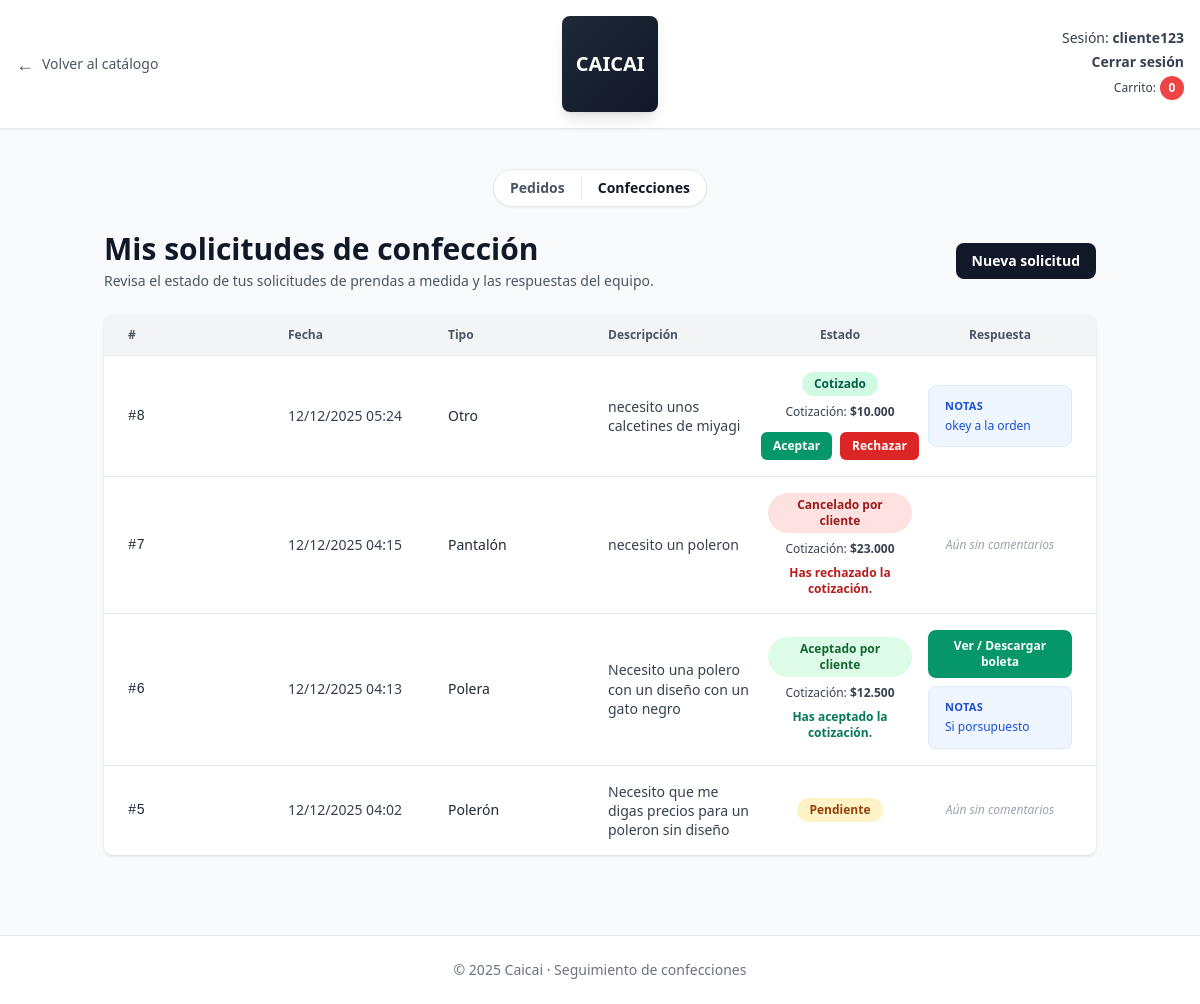
The app's page /mis-solicitudes-confeccion/ (signed in) with its own data.
### core/models.py (models this page shows, shortened)
class Cliente(AbstractUser):
    direccion = models.CharField(max_length=255, blank=True, null=True)
    telefono = models.CharField(max_length=20, blank=True, null=True)
    bloqueado = models.BooleanField(default=False)

class SolicitudConfeccion(models.Model):
    TIPO_PRENDA_CHOICES = [
        ('poleron', 'Polerón'),
        ('polera', 'Polera'),
        ('pantalon', 'Pantalón'),
        ('otro', 'Otro'),
    ]
    ESTADO_CHOICES = [
        ('pendiente', 'Pendiente'),
        ('revisado', 'Revisado'),
        ('cotizado', 'Cotizado'),
        ('rechazado', 'Rechazado'),
        ('aceptado', 'Aceptado por cliente'),
        ('cancelado', 'Cancelado por cliente'),
    ]
    cliente = models.ForeignKey(
        'Cliente',
        on_delete=models.SET_NULL,
        null=True,
        blank=True,
        related_name='solicitudes_confeccion'
    )
    nombre = models.CharField(max_length=150)
    correo = models.EmailField()
    telefono = models.CharField(max_length=20)
    tipo_prenda = models.CharField(max_length=20, choices=TIPO_PRENDA_CHOICES)
    descripcion_diseno = models.TextField()
    fecha_creacion = models.DateTimeField(auto_now_add=True)
    estado = models.CharField(max_length=20, choices=ESTADO_CHOICES, default='pendiente')
    respuesta = models.TextField(blank=True, null=True)
    observaciones_admin = models.TextField(blank=True, null=True, default='')
    cotizacion_monto = models.DecimalField(max_digits=10, decimal_places=2, null=True, blank=True)
    cotizacion_aceptada = models.BooleanField(null=True, blank=True, default=None)
    class Meta:
        ordering = ['-fecha_creacion']

### core/views.py (the view)
# urls.py: path('mis-solicitudes-confeccion/', views.mis_solicitudes_confeccion, name='mis_solicitudes_confeccion'),
@login_required
def mis_solicitudes_confeccion(request):
    solicitudes = SolicitudConfeccion.objects.filter(
        Q(cliente=request.user) |
        Q(cliente__isnull=True, correo=request.user.email)
    ).order_by('-fecha_creacion')
    for s in solicitudes:
        s.boleta_url = _boleta_confeccion(s)
    return render(request, 'core/mis_solicitudes_confeccion.html', {
        'solicitudes': solicitudes,
        'cart_count': _cart_count(request),
    })

### core/templatetags/dict_extras.py (called while the page is built)
@register.filter
def precio_clp(value):
    if value in (None, ''):
        return '$0'
    try:
        dec = Decimal(str(value))
    except (InvalidOperation, TypeError, ValueError):
        return '$0'
    dec = dec.quantize(Decimal('1'))
    num = int(dec)
    formatted = f'{num:,}'.replace(',', '.')
    return f'${formatted}'

### core/views.py (called while the page is built)
def _cart_count(request):
    carrito = request.session.get('carrito', {})
    return sum(int(q) for q in carrito.values())

def _boleta_path(tipo: str, obj_id: int) -> Path:
    base = Path(settings.MEDIA_ROOT) / "boletas"
    base.mkdir(parents=True, exist_ok=True)
    return base / f"{tipo}_{obj_id}.pdf"

def _boleta_url(tipo: str, obj_id: int) -> str:
    return f"{settings.MEDIA_URL.rstrip('/')}/boletas/{tipo}_{obj_id}.pdf"

def _boleta_confeccion(solicitud):
    if solicitud.cotizacion_aceptada is not True:
        return None
    pdf_path = _boleta_path("confeccion", solicitud.id)
    if not pdf_path.exists():
        lines = [
            f"Cliente: {solicitud.nombre}",
            f"Correo: {solicitud.correo}",
            f"Teléfono: {solicitud.telefono}",
            f"Fecha: {solicitud.fecha_creacion:%d/%m/%Y %H:%M}",
            f"Prenda: {solicitud.get_tipo_prenda_display()}",
            f"Estado: {solicitud.get_estado_display()}",
        ]
        if solicitud.cotizacion_monto:
            lines.append(f"Cotización: {solicitud.cotizacion_monto}")
        _render_boleta_pdf(f"Boleta Confección #{solicitud.id}", lines, pdf_path)
    return _boleta_url("confeccion", solicitud.id)

### core/templates/core/mis_solicitudes_confeccion.html (shortened to what this page needs)
{% load static %}
{% load dict_extras %}
<!DOCTYPE html>
<html lang="es">
<head>
  <script src="https://cdn.tailwindcss.com"></script>
</head>
<body class="bg-gray-50 text-gray-900">
  <header class="bg-white border-b shadow-sm">
    <div class="max-w-7xl mx-auto px-4 py-4 flex flex-col gap-3">
      <div class="flex items-center justify-between gap-4">
        <button
          onclick="window.location.href='{% url 'catalogo' %}'"
          class="flex items-center gap-2 text-gray-600 hover:text-gray-900 text-sm"
        >
          <span class="text-lg">&#8592;</span>
          <span class="font-medium">Volver al cat&aacute;logo</span>
        </button>
        <div class="w-24 h-24 bg-gradient-to-br from-gray-800 to-gray-900 rounded-lg flex items-center justify-center shadow-lg">
          <span class="text-white font-bold text-xl">CAICAI</span>
        </div>
        <div class="text-right text-xs sm:text-sm text-gray-700 space-y-1">
          <p>Sesi&oacute;n: <strong>{{ user.username }}</strong></p>
          <p>
            <a href="{% url 'logout_unificado' %}" class="hover:text-gray-900 font-semibold">Cerrar sesi&oacute;n</a>
          </p>
          <p class="mt-2 flex justify-end items-center gap-1 text-xs">
            <span class="font-medium">Carrito:</span>
            <span class="inline-flex items-center justify-center w-6 h-6 rounded-full bg-red-500 text-white text-xs font-bold">
              {{ cart_count|default:0 }}
            </span>
          </p>
        </div>
      </div>
    </div>
  </header>
  <main class="py-10">
    <div class="max-w-5xl mx-auto px-4">
      <div class="flex justify-center mb-6">
        <div class="inline-flex items-center overflow-hidden rounded-full bg-white border border-gray-200 shadow-sm text-sm font-semibold">
          <a href="{% url 'mis_pedidos' %}" class="px-4 py-2 text-gray-600 hover:bg-gray-100">Pedidos</a>
          <a href="#confecciones" class="px-4 py-2 text-gray-900 hover:bg-gray-100">Confecciones</a>
        </div>
      </div>
      <section id="confecciones" class="scroll-mt-24">
      <div class="mb-6 flex flex-col sm:flex-row sm:items-center sm:justify-between gap-3">
        <div>
          <h1 class="text-2xl sm:text-3xl font-bold mb-1">Mis solicitudes de confecci&oacute;n</h1>
          <p class="text-sm text-gray-600">
            Revisa el estado de tus solicitudes de prendas a medida y las respuestas del equipo.
          </p>
        </div>
        <button
          onclick="window.location.href='{% url 'solicitud_confeccion' %}'"
          class="inline-flex items-center justify-center px-4 py-2 rounded-lg bg-gray-900 text-white text-sm font-semibold hover:bg-gray-800"
        >
          Nueva solicitud
        </button>
      </div>
      {% if solicitudes %}
        <div class="bg-white rounded-lg shadow overflow-hidden">
          <div class="hidden md:grid md:grid-cols-6 gap-4 px-6 py-3 bg-gray-100 text-xs font-semibold text-gray-600 border-b">
            <div>#</div>
            <div>Fecha</div>
            <div>Tipo</div>
            <div>Descripción</div>
            <div class="text-center">Estado</div>
            <div class="text-center">Respuesta</div>
          </div>
          {% for solicitud in solicitudes %}
            <div class="border-b last:border-b-0">
              <div class="hidden md:grid md:grid-cols-6 gap-4 px-6 py-4 items-center text-sm">
                <div class="font-mono text-gray-800">#{{ solicitud.id }}</div>
                <div class="text-gray-700">
                  {{ solicitud.fecha_creacion|date:"d/m/Y H:i" }}
                </div>
                <div class="text-gray-800">
                  {{ solicitud.get_tipo_prenda_display }}
                </div>
                <div class="text-gray-700 text-sm leading-snug">
                  {{ solicitud.descripcion_diseno }}
                </div>
                <div class="text-center">
                  <span class="inline-flex px-3 py-1 rounded-full text-xs font-semibold
                    {% if solicitud.estado == 'pendiente' %}bg-amber-100 text-amber-800
                    {% elif solicitud.estado == 'revisado' %}bg-blue-100 text-blue-800
                    {% elif solicitud.estado == 'cotizado' %}bg-emerald-100 text-emerald-800
                    {% elif solicitud.estado == 'rechazado' %}bg-red-100 text-red-800
                    {% elif solicitud.estado == 'aceptado' %}bg-green-100 text-green-800
                    {% elif solicitud.estado == 'cancelado' %}bg-red-100 text-red-800
                    {% else %}bg-gray-100 text-gray-700{% endif %}">
                    {{ solicitud.get_estado_display }}
                  </span>
                  {% if solicitud.cotizacion_monto %}
                    <div class="mt-2 text-xs text-gray-700">
                      Cotizaci&oacute;n: <span class="font-semibold">{{ solicitud.cotizacion_monto|precio_clp }}</span>
                    </div>
                  {% endif %}
                  {% if solicitud.estado == 'cotizado' and solicitud.cotizacion_monto and solicitud.cotizacion_aceptada == None %}
                    <form method="post" action="{% url 'respuesta_cotizacion' solicitud.id %}" class="mt-3 flex flex-col gap-2">
                      <div class="inline-flex gap-2 justify-center">
                        <button name="decision" value="aceptar" class="px-3 py-1.5 rounded-md text-xs font-semibold bg-emerald-600 text-white hover:bg-emerald-700">Aceptar</button>
                        <button name="decision" value="rechazar" class="px-3 py-1.5 rounded-md text-xs font-semibold bg-red-600 text-white hover:bg-red-700">Rechazar</button>
                      </div>
                    </form>
                  {% elif solicitud.cotizacion_aceptada == True %}
                    <p class="mt-2 text-xs text-emerald-700 font-semibold">Has aceptado la cotizaci&oacute;n.</p>
                  {% elif solicitud.cotizacion_aceptada == False %}
                    <p class="mt-2 text-xs text-red-700 font-semibold">Has rechazado la cotizaci&oacute;n.</p>
                  {% endif %}
                </div>
                <div class="text-center text-xs text-gray-600 space-y-2">
                  {% if solicitud.boleta_url %}
                    <a href="{{ solicitud.boleta_url }}" target="_blank" class="inline-flex items-center justify-center px-4 py-2 rounded-lg bg-emerald-600 text-white font-semibold hover:bg-emerald-700">Ver / Descargar boleta</a>
                  {% endif %}
                  {% if solicitud.respuesta %}
                    <div class="inline-flex text-left bg-emerald-50 border border-emerald-100 text-emerald-700 px-4 py-3 rounded-lg max-w-xs w-full">
                      <div class="space-y-1">
                        <p class="text-[11px] font-semibold uppercase tracking-wide">Respuesta</p>
                        <p class="text-[12px] leading-snug">{{ solicitud.respuesta }}</p>
                      </div>
                    </div>
                  {% elif solicitud.observaciones_admin %}
                    <div class="inline-flex text-left bg-blue-50 border border-blue-100 text-blue-700 px-4 py-3 rounded-lg max-w-xs w-full">
                      <div class="space-y-1">
                        <p class="text-[11px] font-semibold uppercase tracking-wide">Notas</p>
                        <p class="text-[12px] leading-snug">{{ solicitud.observaciones_admin }}</p>
                      </div>
                    </div>
                  {% else %}
                    <span class="italic text-gray-400">A&uacute;n sin comentarios</span>
                  {% endif %}
                </div>
              </div>
            </div>
          {% endfor %}
        </div>
      {% endif %}
      </section>
    </div>
  </main>
  <footer class="bg-white border-t py-6 mt-10">
    <div class="max-w-7xl mx-auto px-4 text-center text-xs sm:text-sm text-gray-500">
      &copy; 2025 Caicai · Seguimiento de confecciones
    </div>
  </footer>
</body>
</html>

### records on screen
Cliente: username "cliente123"
SolicitudConfeccion: id "8", fecha_creacion "12/12/2025 05:24", tipo_prenda "Otro", descripcion_diseno "necesito unos calcetines de miyagi", estado "Cotizado", cotizacion_monto|precio_clp "$10.000", shows "Aceptar", observaciones_admin "okey a la orden"
SolicitudConfeccion: id "7", fecha_creacion "12/12/2025 04:15", tipo_prenda "Pantalón", descripcion_diseno "necesito un poleron", estado "Cancelado por cliente", cotizacion_monto|precio_clp "$23.000", cotizacion_aceptada "Has rechazado la cotización.", observaciones_admin "Aún sin comentarios"
SolicitudConfeccion: id "6", fecha_creacion "12/12/2025 04:13", tipo_prenda "Polera", descripcion_diseno "Necesito una polero con un diseño con un gato negro", estado "Aceptado por cliente", cotizacion_monto|precio_clp "$12.500", cotizacion_aceptada "Has aceptado la cotización.", observaciones_admin "Si porsupuesto"
SolicitudConfeccion: id "5", fecha_creacion "12/12/2025 04:02", tipo_prenda "Polerón", descripcion_diseno "Necesito que me digas precios para un poleron sin diseño", estado "Pendiente", observaciones_admin "Aún sin comentarios"

### other values on screen
{{ cart_count|default:0 }} "0"
